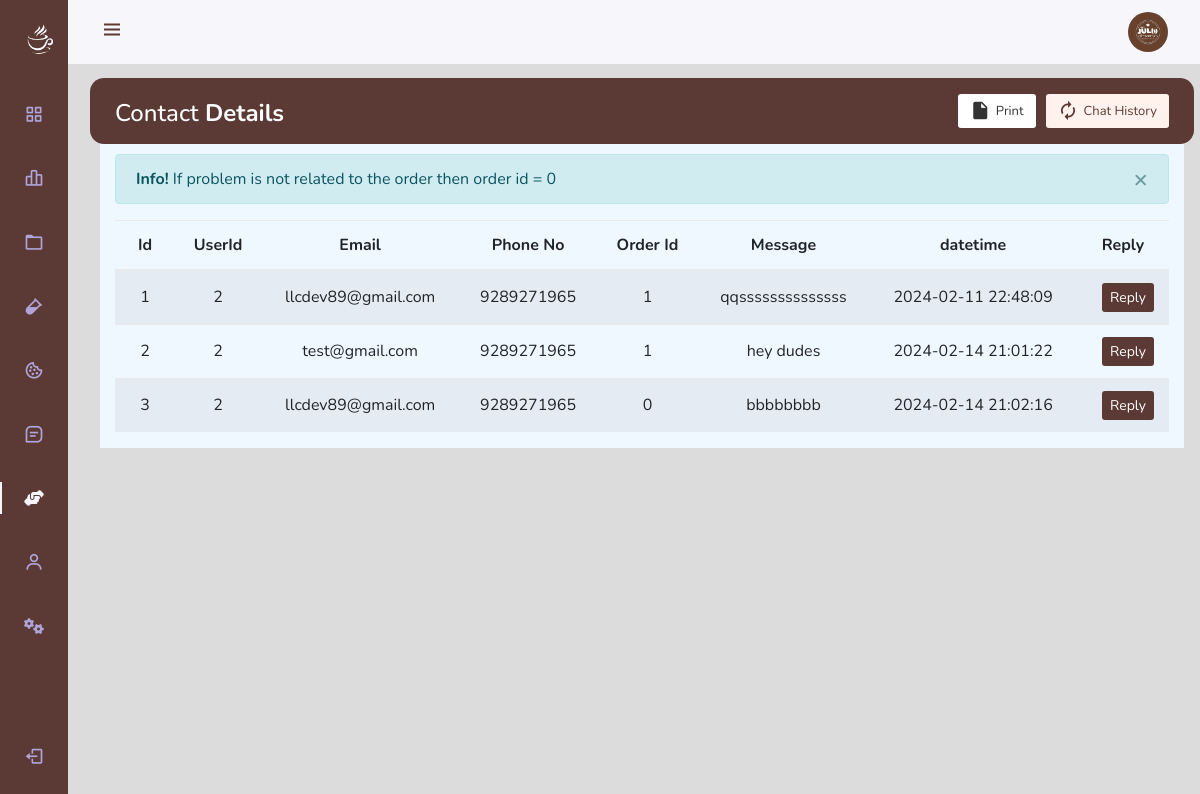
The app's page /admin/index.php?page=contactManage (signed in) with its own data.
### tables this page shows
CREATE TABLE `contact` (
  `contactId` int(21) NOT NULL,
  `userId` int(21) NOT NULL,
  `email` varchar(35) NOT NULL,
  `phoneNo` bigint(21) NOT NULL,
  `orderId` int(21) NOT NULL DEFAULT 0 COMMENT 'If problem is not related to the order then order id = 0',
  `message` text NOT NULL,
  `time` datetime NOT NULL DEFAULT current_timestamp()
);

### admin/contactManage.php (the view, shortened to what this page needs)
<div class="container" style="margin-top:98px;background: aliceblue;">
    <div class="table-wrapper">
    <div class="table-title" style="border-radius: 14px;">
            <div class="row">
                <div class="col-sm-4">
                    <h2>Contact <b>Details</b></h2>
                </div>
                <div class="col-sm-8">
                    <a href="" class="btn btn-primary" data-toggle="modal" data-target="#history"><i class="material-icons">&#xE863;</i> <span>Chat History</span></a>
                    <a href="#" onclick="window.print()" class="btn btn-info"><i class="material-icons">&#xE24D;</i> <span>Print</span></a>
                </div>
            </div>
        </div>
<div class="alert alert-info alert-dismissible fade show" role="alert" style="width:100%" id='notempty'>
    <strong>Info!</strong> If problem is not related to the order then order id = 0
    <button type="button" class="close" data-dismiss="alert"><span aria-hidden="true">×</span></button>
</div>
<div class="table-responsive">
            <table class="table table-striped table-hover text-center" id="NoOrder">
                <thead>
                        <tr>
                            <th>Id</th>
                            <th>UserId</th>
                            <th>Email</th>
                            <th>Phone No</th>
                            <th>Order Id</th>
                            <th>Message</th>
                            <th>datetime</th>
                            <th>Reply</th>
                        </tr>
                    </thead>
                    <tbody>
                        <?php
                            $sql = "SELECT * FROM contact";
                            $result = mysqli_query($conn, $sql);
                            while($row=mysqli_fetch_assoc($result)) {
                                $contactId = $row['contactId'];
                                $userId = $row['userId'];
                                $email = $row['email'];
                                $phoneNo = $row['phoneNo'];
                                $orderId = $row['orderId'];
                                $message = $row['message'];
                                $time = $row['time'];
                                echo '<tr>
                                        <td>' .$contactId. '</td>
                                        <td>' .$userId. '</td>
                                        <td>' .$email. '</td>
                                        <td>' .$phoneNo. '</td>
                                        <td>' .$orderId. '</td>
                                        <td>' .$message. '</td>
                                        <td>' .$time. '</td>
                                        <td class="text-center">
                                            <button class="btn btn-sm btn-cart" type="button" data-toggle="modal" data-target="#reply' .$contactId. '">Reply</button>
                                        </td>
                                    </tr>';
                            }
                              ?><script> document.getElementById("notempty").innerHTML = '<div class="alert alert-info alert-dismissible fade show" role="alert" style="width:100%"> You have not recieve any message!	</div>';
                    </tbody>
		        </table>
			</div>
      </div>
		</div>

### admin/assetsForSideBar/css/styles.css (style rules this page uses)
:root { --header-height: 3rem; --nav-width: 68px; --first-color: #4723D9; --first-color-light: #AFA5D9; --white-color: #F7F6FB; --body-font: 'Nunito', sans-serif; --normal-font-size: 1rem; --z-fixed: 100; }
*,::before,::after { box-sizing: border-box; }
body { position: relative; margin: var(--header-height) 0 0 0; padding: 0 1rem; font-family: var(--body-font); font-size: var(--normal-font-size); transition: .5s; color: #67757c; }
a { text-decoration: none; }
button.btn.btn-cart { background-color: #5b3934; border-color: #5b3934; color: #fff; }
@media screen and (min-width: 768px) { body { margin: calc(var(--header-height) + 1rem) 0 0 0; padding-left: calc(var(--nav-width) + 2rem); } }

### admin/contactManage.php (style rules this page uses)
.table-wrapper .btn { float: right; color: #333; background-color: #fff; border-radius: 3px; border: none; outline: none !important; margin-left: 10px; }
.table-wrapper .btn.btn-primary { color: #5b3934; background: #fff2ec; }
.table-title .btn { font-size: 13px; border: none; }
.table-title .btn i { float: left; font-size: 21px; margin-right: 5px; }
.table-title .btn span { float: left; margin-top: 2px; }
.table-title { color: #fff; background: #5b3934; padding: 16px 25px; margin: -20px -25px 10px; border-radius: 3px 3px 0 0; }
.table-title h2 { margin: 5px 0 0; font-size: 24px; }
table.table tr th, table.table tr td { border-color: #e9e9e9; padding: 12px 15px; vertical-align: middle; }
table.table tr th:first-child { width: 60px; }
table.table tr th:last-child { width: 80px; }
table { counter-reset: section; }

### records on screen
contact: contactId "1", userId "2", email "llcdev89@gmail.com", phoneNo "9289271965", orderId "1", message "qqssssssssssssss", time "2024-02-11 22:48:09"
contact: contactId "2", userId "2", email "test@gmail.com", phoneNo "9289271965", orderId "1", message "hey dudes", time "2024-02-14 21:01:22"
contact: contactId "3", userId "2", email "llcdev89@gmail.com", phoneNo "9289271965", orderId "0", message "bbbbbbbb", time "2024-02-14 21:02:16"
